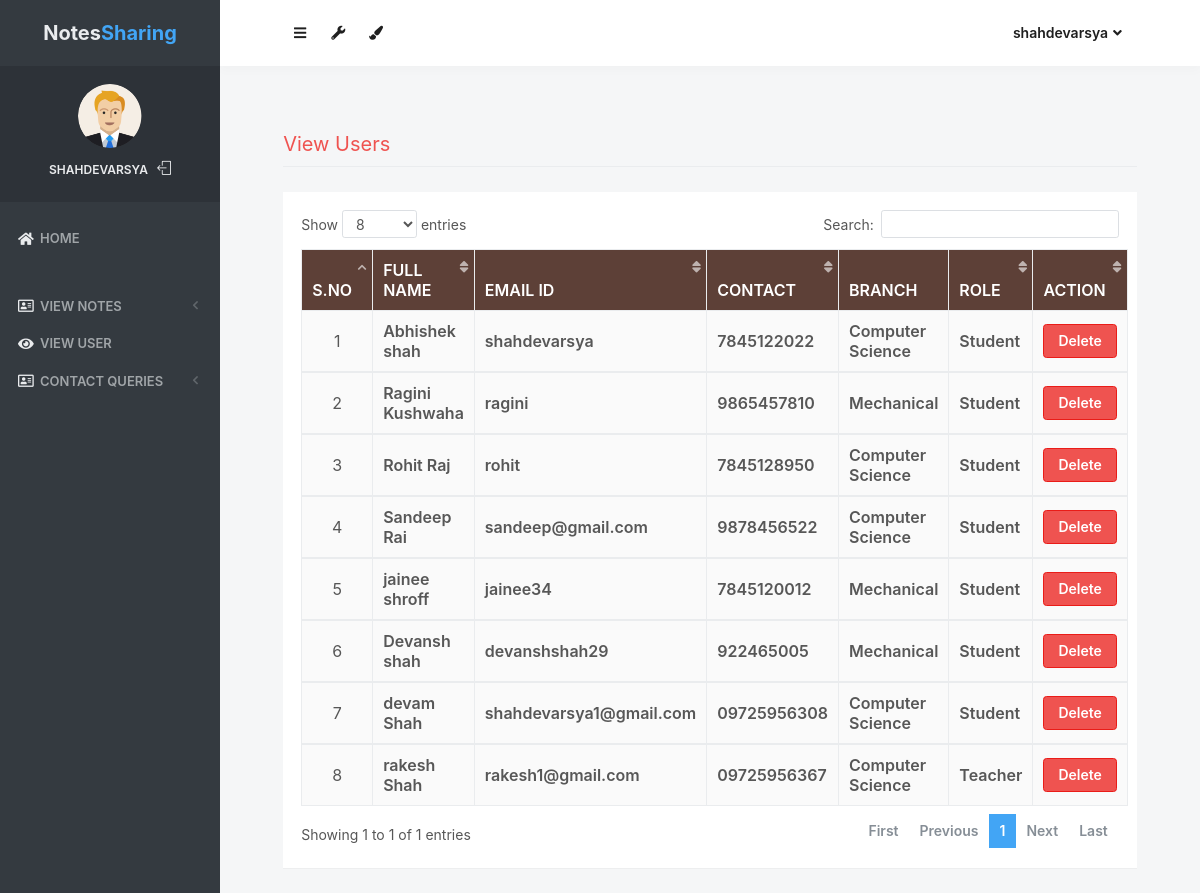
The app's page /view_users (signed in) with its own data.
### notes/models.py (models this page shows, shortened)
class Signup(models.Model):
    user = models.ForeignKey(User,on_delete=models.CASCADE)
    contact = models.CharField(max_length=10)
    branch = models.CharField(max_length=30)
    role = models.CharField(max_length=15)

### notes/views.py (the view)
# urls.py: path('view_users', view_users, name='view_users'),
def view_users(request):
    if not request.user.is_authenticated:
        return redirect('login_admin')
    users = Signup.objects.all()
    d = {'users':users}
    return render(request,'view_users.html',d)

### notes/templates/view_users.html (shortened to what this page needs)
{% load static %}
<html lang="en" class="no-focus">
    <head>
        <link rel="stylesheet" href="{% static 'js/plugins/datatables/dataTables.bootstrap4.min.css' %}">
        <link rel="stylesheet" id="css-main" href="{% static 'css1/codebase.min.css' %}">
    </head>
    <body>
        <div id="page-container" class="sidebar-o sidebar-inverse side-scroll page-header-fixed main-content-narrow">
         {% include "sidebar.html" %}
            {% include "admin_nav.html" %}
            <main id="main-container">
                <div class="content">
                    <h2 class="content-heading text-danger">View Users</h2>
                    <div class="block">
                        <div class="block-content block-content-full">
                            <table class="table table-bordered table-striped table-vcenter js-dataTable-full-pagination" style="width:100%">
                                <thead class="text-white" style="background-color : #5d4037;">
                                    <tr>
                                        <th class="text-center">S.No</th>
                                        <th class="d-none d-sm-table-cell">Full Name</th>
                                        <th class="d-none d-sm-table-cell">Email ID</th>
                                        <th class="d-none d-sm-table-cell">Contact</th>
                                        <th class="d-none d-sm-table-cell">Branch</th>
                                        <th class="d-none d-sm-table-cell">Role</th>
                                        <th class="d-none d-sm-table-cell" style="width: 15%;">Action</th>
                                    </tr>
                                </thead>
                                {% for i in users %}
                                <tbody>
                                    <tr>
                                        <td class="text-center">{{forloop.counter}}</td>
                                        <td class="font-w600">{{i.user.first_name}} {{i.user.last_name}}</td>
					                    <td class="font-w600">{{i.user.username}}</td>
					                    <td class="font-w600">{{i.contact}}</td>
					                    <td class="font-w600">{{i.branch}}</td>
					                    <td class="font-w600">{{i.role}}</td>
					                    <td class="font-w600"><a href="{% url 'delete_users' i.user.id %}" class="btn btn-danger" onclick="return confirm('Are your sure to Delete ?')">Delete</a></td>
					                </tr>
                                        {% endfor %}
                                </tbody>
                            </table>
                        </div>
                    </div>
                </div>
            </main>
        </div>
 <link rel="stylesheet" href="https://use.fontawesome.com/releases/v5.6.3/css/all.css">
    </body>
</html>

### notes/templates/sidebar.html (shortened to what this page needs)
{% load static %}
   <nav id="sidebar">
                <div id="sidebar-scroll">
                    <div class="sidebar-content">
                        <div class="content-header content-header-fullrow px-15">
                            <div class="content-header-section text-center align-parent sidebar-mini-hidden">
                                <div class="content-header-item">
                                    <a class="link-effect font-w700" href="{% url 'admin_home' %}">
                                           <span class="font-size-xl text-dual-primary-dark">Notes</span><span class="font-size-xl text-primary">Sharing</span>
                                    </a>
                                </div>
                            </div>
                        </div>
                        <div class="content-side content-side-full content-side-user px-10 align-parent">
                            <div class="sidebar-mini-hidden-b text-center">
                                <a class="img-link" href="be_pages_generic_profile.html">
                                    <img class="img-avatar" src="{% static 'img/avatars/user1.png' %}" alt="">
                                </a>
                                <ul class="list-inline mt-10">
                                    <li class="list-inline-item">
                                        <a class="link-effect text-dual-primary-dark font-size-xs font-w600 text-uppercase" href="{% url 'admin_home' %}">{{ request.user.username }}</a>
                                    </li>
                                    <li class="list-inline-item">
                                        <a class="link-effect text-dual-primary-dark" href="{% url 'logout' %}">
                                            <i class="si si-logout"></i>
                                        </a>
                                    </li>
                                </ul>
                            </div>
                        </div>
                        <div class="content-side content-side-full">
                            <ul class="nav-main">
                                <li class="open">
                                    <a href="{% url 'admin_home' %}"><i class="fas fa-home"></i><span class="sidebar-mini-hide">Home</span></a>
                                </li>
                                <li class="nav-main-heading"><span class="sidebar-mini-visible">UI</span></li>
                                <li>
                                    <a class="nav-submenu" data-toggle="nav-submenu"><i class="far fa-address-card"></i>View Notes</a>
                                </li>
                                <li>
                                    <a  href="{% url 'view_users' %}"><i class="fas fa-eye"></i><span class="sidebar-mini-hide">View User</span></a>
                                </li>
                                <li>
                                    <a class="nav-submenu" data-toggle="nav-submenu"><i class="far fa-address-card"></i>Contact Queries</a>
                                </li>
                           </ul>
                        </div>
                    </div>
                </div>
            </nav>

### notes/templates/admin_nav.html (shortened to what this page needs)
{% load static %}
            <header id="page-header">
                <div class="content-header">
                    <div class="content-header-section">
                        <button type="button" class="btn btn-circle btn-dual-secondary" data-toggle="layout" data-action="sidebar_toggle">
                            <i class="fa fa-navicon"></i>
                        </button>
                        <div class="btn-group" role="group">
                            <button type="button" class="btn btn-circle btn-dual-secondary" id="page-header-options-dropdown" data-toggle="dropdown" aria-haspopup="true" aria-expanded="false">
                                <i class="fa fa-wrench"></i>
                            </button>
                        </div>
                        <div class="btn-group" role="group">
                            <button type="button" class="btn btn-circle btn-dual-secondary" id="page-header-themes-dropdown" data-toggle="dropdown" aria-haspopup="true" aria-expanded="false">
                                <i class="fa fa-paint-brush"></i>
                            </button>
                        </div>
                    </div>
                    <div class="content-header-section">
                        <div class="btn-group" role="group">
                            <button type="button" class="btn btn-rounded btn-dual-secondary" id="page-header-user-dropdown" data-toggle="dropdown" aria-haspopup="true" aria-expanded="false">
                                {{ request.user.username}}<i class="fa fa-angle-down ml-5"></i>
                            </button>
                        </div>
                    </div>
                </div>
            </header>

### records on screen
Signup: user.first_name "Abhishek", user.last_name "shah", user.username "shahdevarsya", contact "7845122022", branch "Computer Science", role "Student"
Signup: user.first_name "Ragini", user.last_name "Kushwaha", user.username "ragini", contact "9865457810", branch "Mechanical", role "Student"
Signup: user.first_name "Rohit", user.last_name "Raj", user.username "rohit", contact "7845128950", branch "Computer Science", role "Student"
Signup: user.first_name "Sandeep", user.last_name "Rai", user.username "sandeep@gmail.com", contact "9878456522", branch "Computer Science", role "Student"
Signup: user.first_name "jainee", user.last_name "shroff", user.username "jainee34", contact "7845120012", branch "Mechanical", role "Student"
Signup: user.first_name "Devansh", user.last_name "shah", user.username "devanshshah29", contact "922465005", branch "Mechanical", role "Student"
Signup: user.first_name "devam", user.last_name "Shah", user.username "shahdevarsya1@gmail.com", contact "09725956308", branch "Computer Science", role "Student"
Signup: user.first_name "rakesh", user.last_name "Shah", user.username "rakesh1@gmail.com", contact "09725956367", branch "Computer Science", role "Teacher"

### other values on screen
{{ request.user.username }} "SHAHDEVARSYA"
{{ request.user.username }} "shahdevarsya"
